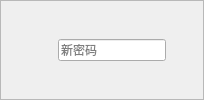
                       <widget class="QFrame" name="frame_pwd_3">
                        <property name="styleSheet">
                         <string notr="true">#frame_pwd_2::!hover{

      border: 1px solid #c7c7c7;
      border-radius: 2px;
	  margin-top: 0ex

}
#frame_pwd_2::hover{
      border: 1px solid #58a6ee;
      border-radius: 2px;
	  margin-top: 0ex
}</string>
                        </property>
                        <property name="frameShape">
                         <enum>QFrame::StyledPanel</enum>
                        </property>
                        <property name="frameShadow">
                         <enum>QFrame::Raised</enum>
                        </property>
                        <layout class="QGridLayout" name="gridLayout_18">
                         <item row="0" column="0">
                          <layout class="QHBoxLayout" name="horizontalLayout_43">
                           <item>
                            <spacer name="horizontalSpacer_80">
                             <property name="orientation">
                              <enum>Qt::Horizontal</enum>
                             </property>
                             <property name="sizeType">
                              <enum>QSizePolicy::Fixed</enum>
                             </property>
                             <property name="sizeHint" stdset="0">
                              <size>
                               <width>10</width>
                               <height>20</height>
                              </size>
                             </property>
                            </spacer>
                           </item>
                           <item>
                            <widget class="QLabel" name="label_pwd_3">
                             <property name="sizePolicy">
                              <sizepolicy hsizetype="Fixed" vsizetype="Fixed">
                               <horstretch>0</horstretch>
                               <verstretch>0</verstretch>
                              </sizepolicy>
                             </property>
                             <property name="minimumSize">
                              <size>
                               <width>30</width>
                               <height>30</height>
                              </size>
                             </property>
                             <property name="maximumSize">
                              <size>
                               <width>30</width>
                               <height>30</height>
                              </size>
                             </property>
                             <property name="text">
                              <string/>
                             </property>
                             <property name="scaledContents">
                              <bool>true</bool>
                             </property>
                            </widget>
                           </item>
                           <item>
                            <widget class="QLineEdit" name="pwd_edit_2">
                             <property name="styleSheet">
                              <string notr="true">font: 14pt &quot;黑体&quot;;</string>
                             </property>
                             <property name="text">
                              <string/>
                             </property>
                             <property name="echoMode">
                              <enum>QLineEdit::Password</enum>
                             </property>
                             <property name="placeholderText">
                              <string>新密码</string>
                             </property>
                             <property name="clearButtonEnabled">
                              <bool>true</bool>
                             </property>
                            </widget>
                           </item>
                           <item>
                            <widget class="ClickedLabel" name="pass_visible_3">
                             <property name="minimumSize">
                              <size>
                               <width>20</width>
                               <height>20</height>
                              </size>
                             </property>
                             <property name="maximumSize">
                              <size>
                               <width>20</width>
                               <height>20</height>
                              </size>
                             </property>
                             <property name="text">
                              <string/>
                             </property>
                            </widget>
                           </item>
                          </layout>
                         </item>
                        </layout>
                       </widget>
